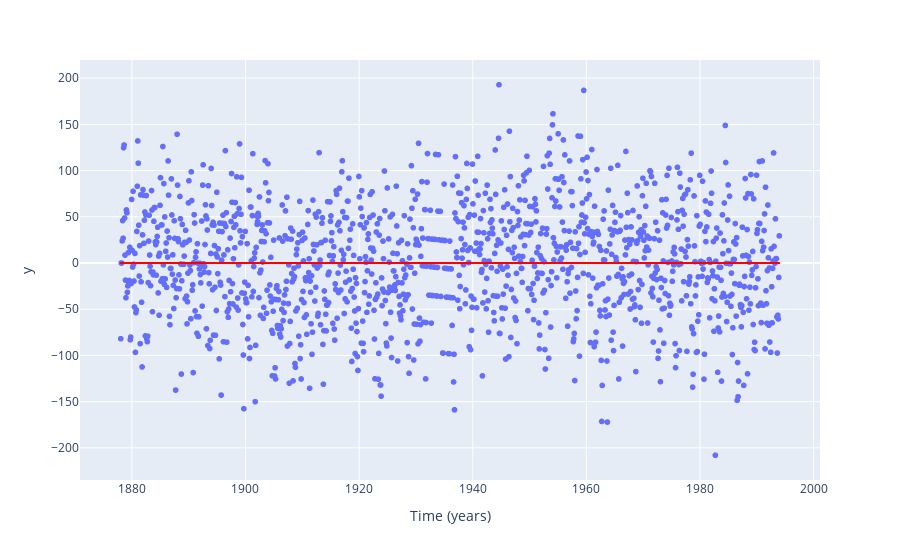

This figure's notebook cell:
### Code cell
fig = px.scatter(x=t, y=detrend, trendline='ols', trendline_color_override='red',
                labels={'x': 'Time (years)'})

fig.show()

### Figure 1 — Plotly figure (JSON) as saved in the notebook; plotly's stock layout.template omitted (floating-point values rounded to 4 significant figures; data arrays with more than 128 entries replaced by an {"elided": "..."} marker saying what was removed)
{"data": [{"hovertemplate": "Time (years)=%{x}<br>y=%{y}<extra></extra>", "legendgroup": "", "marker": {"color": "#636efa", "symbol": "circle"}, "mode": "markers", "name": "", "showlegend": false, "type": "scattergl", "x": {"elided": "1392 float values"}, "xaxis": "x", "y": {"elided": "1392 float values"}, "yaxis": "y"}, {"hovertemplate": "<b>OLS trendline</b><br>y = 2.1632e-15 * x + -6.42508e-12<br>R<sup>2</sup>=-0.000000<br><br>Time (years)=%{x}<br>y=%{y} <b>(trend)</b><extra></extra>", "legendgroup": "", "line": {"color": "red"}, "marker": {"color": "#636efa", "symbol": "circle"}, "mode": "lines", "name": "", "showlegend": false, "type": "scattergl", "x": {"elided": "1392 float values"}, "xaxis": "x", "y": {"elided": "1392 float values"}, "yaxis": "y"}], "layout": {"legend": {"tracegroupgap": 0}, "margin": {"t": 60}, "xaxis": {"anchor": "y", "domain": [0, 1], "title": {"text": "Time (years)"}}, "yaxis": {"anchor": "x", "domain": [0, 1], "title": {"text": "y"}}}}
